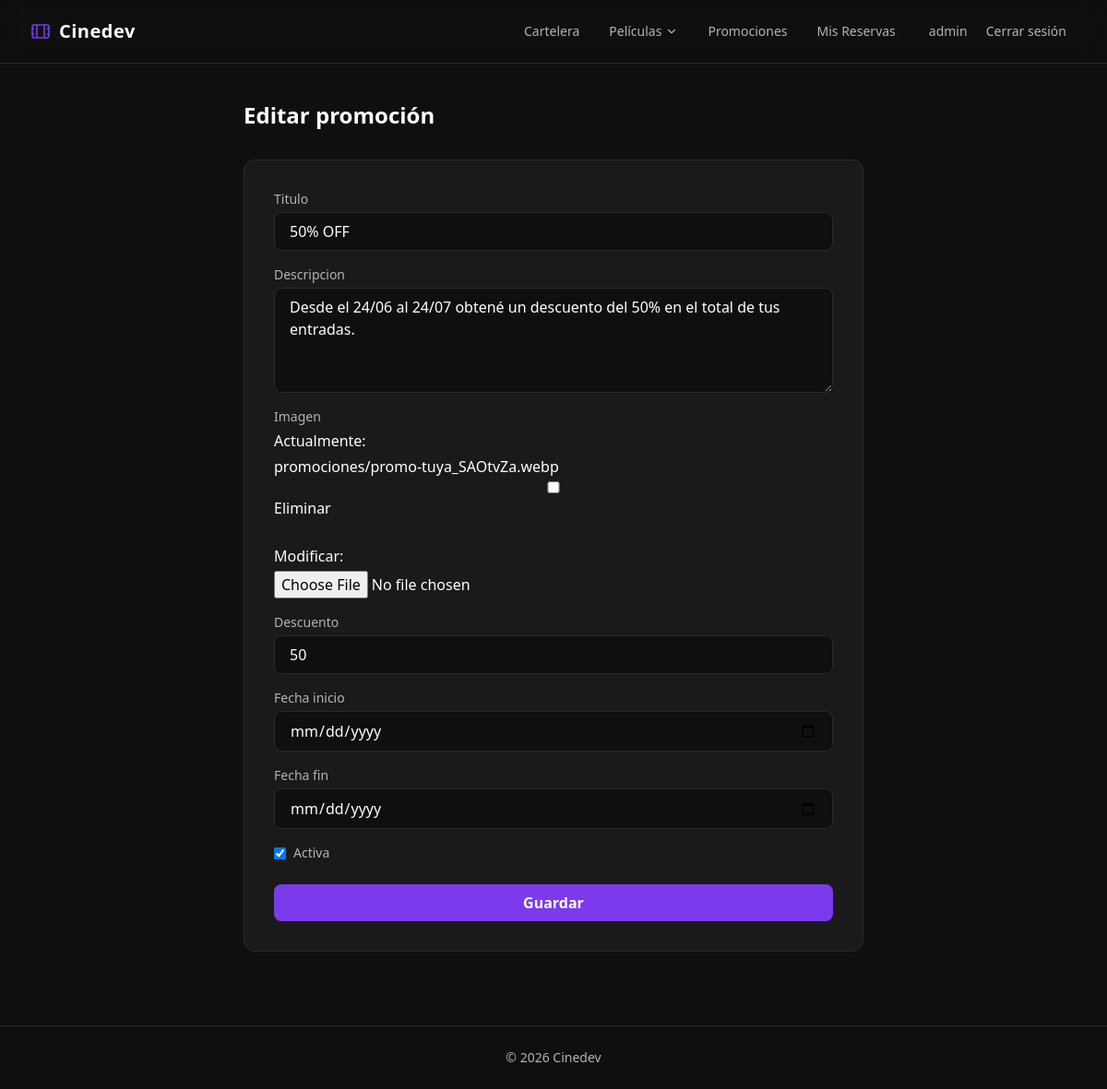
Page /promociones/3/editar/ (signed in) on the committed database.
### usuarios/models.py (models this page shows, shortened)
class Usuario(AbstractUser):
    telefono = models.CharField(max_length=20, blank=True)
    fecha_nacimiento = models.DateField(null=True, blank=True)

### promociones/models.py (models this page shows, shortened)
class Promocion(models.Model):
    titulo = models.CharField(max_length=200)
    descripcion = models.TextField()
    imagen = models.ImageField(upload_to='promociones/', blank=True)
    descuento = models.PositiveIntegerField(help_text='Porcentaje de descuento, ej: 20')
    fecha_inicio = models.DateField()
    fecha_fin = models.DateField()
    activa = models.BooleanField(default=True)

### promociones/views.py (the view)
# urls.py: path('<int:pk>/editar/', views.editar_promocion, name='editar_promocion'),
@permission_required('promociones.change_promocion')
def editar_promocion(request, pk):
    promocion = get_object_or_404(Promocion, pk=pk)
    if request.method == 'POST':
        form = PromocionForm(request.POST, request.FILES, instance=promocion)
        if form.is_valid():
            form.save()
            return redirect('detalle_promocion', pk=promocion.pk)
    else:
        form = PromocionForm(instance=promocion)
    return render(request, 'promociones/form.html', {'form': form, 'titulo': 'Editar promoción'})

### promociones/forms.py
class PromocionForm(forms.ModelForm):
    class Meta:
        model = Promocion
        fields = ('titulo', 'descripcion', 'imagen', 'descuento', 'fecha_inicio', 'fecha_fin', 'activa')
        widgets = {
            'titulo': forms.TextInput(attrs={'class': 'w-full bg-background border border-borde text-texto rounded-lg px-4 py-2'}),
            'descripcion': forms.Textarea(attrs={'class': 'w-full bg-background border border-borde text-texto rounded-lg px-4 py-2', 'rows': 4}),
            'descuento': forms.NumberInput(attrs={'class': 'w-full bg-background border border-borde text-texto rounded-lg px-4 py-2'}),
            'fecha_inicio': forms.DateInput(attrs={'class': 'w-full bg-background border border-borde text-texto rounded-lg px-4 py-2', 'type': 'date'}),
            'fecha_fin': forms.DateInput(attrs={'class': 'w-full bg-background border border-borde text-texto rounded-lg px-4 py-2', 'type': 'date'}),
        }

### config/context_processors.py (called while the page is built)
def year_context(request):
    return {'year': datetime.now().year}

def cine_context(request):
    return {
        'nombre_cine': 'Cinedev',
        'peliculas_cartelera': Pelicula.objects.filter(en_cartelera=True)[:5],
    }

### templates/promociones/form.html (shortened to what this page needs)
{% extends 'base.html' %}
{% block contenido %}
<div class="max-w-2xl mx-auto">
    <h1 class="text-2xl font-semibold text-texto mb-8">{{ titulo }}</h1>
    <form method="post" enctype="multipart/form-data"
        class="bg-card border border-borde rounded-xl p-8 flex flex-col gap-4">
        {% for field in form %}
        <div
            class="flex {% if field.field.widget.input_type == 'checkbox' %}flex-row items-center gap-2{% else %}flex-col gap-1{% endif %}">
            {% if field.field.widget.input_type == 'checkbox' %}
            {{ field }}
            <label class="text-texto-sec text-sm">{{ field.label }}</label>
            {% else %}
            <label class="text-texto-sec text-sm">{{ field.label }}</label>
            {{ field }}
            {% endif %}
        </div>
        {% endfor %}
        <button type="submit"
            class="bg-primary hover:bg-primary-hover text-texto font-semibold py-2 px-6 rounded-lg transition-colors mt-2">
            Guardar
        </button>
    </form>
</div>
{% endblock %}

### templates/base.html (shortened to what this page needs)
<!DOCTYPE html>
<html lang="es">
<head>
    <script src="https://cdn.tailwindcss.com"></script>
</head>
<body class="bg-background text-texto min-h-screen">
    <nav
        class="sticky top-0 z-50 bg-background/80 backdrop-blur-md border-b border-borde px-8 py-4 flex items-center justify-between">
        <a href="{% url 'home' %}" class="flex items-center gap-2 group">
            <span
                class="text-texto font-semibold text-xl tracking-wide group-hover:text-primary-hover transition-colors">
                {{ nombre_cine }}
            </span>
        </a>
        <div class="hidden peer-checked:flex md:flex flex-col md:flex-row gap-1 md:gap-2 text-sm text-texto-sec items-stretch md:items-center
                    absolute md:relative top-full left-0 right-0 md:top-auto bg-background md:bg-transparent
                    border-b md:border-0 border-borde px-8 md:px-0 py-4 md:py-0">
            <a href="{% url 'home' %}" class="relative px-3 py-2 rounded-md hover:text-texto hover:bg-card md:hover:bg-transparent transition-colors
                    after:absolute after:left-3 after:right-3 after:-bottom-0.5 after:h-px after:bg-primary
                    after:scale-x-0 after:transition-transform after:origin-left hover:after:scale-x-100">
                Cartelera
            </a>
            <div class="relative group">
                <span
                    class="flex items-center gap-1 px-3 py-2 rounded-md hover:text-texto hover:bg-card md:hover:bg-transparent transition-colors cursor-pointer">
                    Películas
                    <svg class="w-3.5 h-3.5 transition-transform duration-200 group-hover:rotate-180"
                        viewBox="0 0 24 24" fill="none" stroke="currentColor" stroke-width="2">
                        <path d="M6 9l6 6 6-6" stroke-linecap="round" stroke-linejoin="round" />
                    </svg>
                </span>
            </div>
            <a href="{% url 'listado_promociones' %}" class="relative px-3 py-2 rounded-md hover:text-texto hover:bg-card md:hover:bg-transparent transition-colors
                after:absolute after:left-3 after:right-3 after:-bottom-0.5 after:h-px after:bg-primary
                after:scale-x-0 after:transition-transform after:origin-left hover:after:scale-x-100">
                Promociones
            </a>
            <a href="{% url 'mis_reservas' %}" class="relative px-3 py-2 rounded-md hover:text-texto hover:bg-card md:hover:bg-transparent transition-colors
                after:absolute after:left-3 after:right-3 after:-bottom-0.5 after:h-px after:bg-primary
                after:scale-x-0 after:transition-transform after:origin-left hover:after:scale-x-100">
                Mis Reservas
            </a>
            <div class="flex items-center gap-2 md:ml-4">
                {% if user.is_authenticated %}
                <span class="text-texto-sec text-sm">{{ user.username }}</span>
                <form method="post" action="{% url 'logout' %}">
                    <button type="submit"
                        class="px-3 py-2 rounded-md text-sm text-texto-sec hover:text-texto hover:bg-card transition-colors">
                        Cerrar sesión
                    </button>
                </form>
                {% else %}
                <a href="{% url 'login' %}"
                    class="px-4 py-2 rounded-md text-sm font-semibold bg-primary hover:bg-primary-hover text-texto transition-colors">
                    Iniciar Sesión
                </a>
                {% endif %}
            </div>
        </div>
    </nav>
    <main class="max-w-6xl mx-auto px-6 py-10">
        {% block contenido %}{% endblock %}
    </main>
    <footer class="border-t border-borde text-center text-texto-sec text-sm py-6 mt-10">
        © {{ year }} {{ nombre_cine }}
    </footer>
</body>
</html>

### rows in the picture
Usuario: username "admin"
Promocion: form "50% OFF" "Desde el 24/06 al 24/07 obtené un descuento del 50% en el total de tus entradas." "50", form "☑"

### other values in the picture
{{ nombre_cine }} "Cinedev"
{{ titulo }} "Editar promoción"
{{ field.label }} "Titulo" "Descripcion" "Imagen" "Descuento" "Fecha inicio" "Fecha fin"
{{ field.label }} "Activa"
